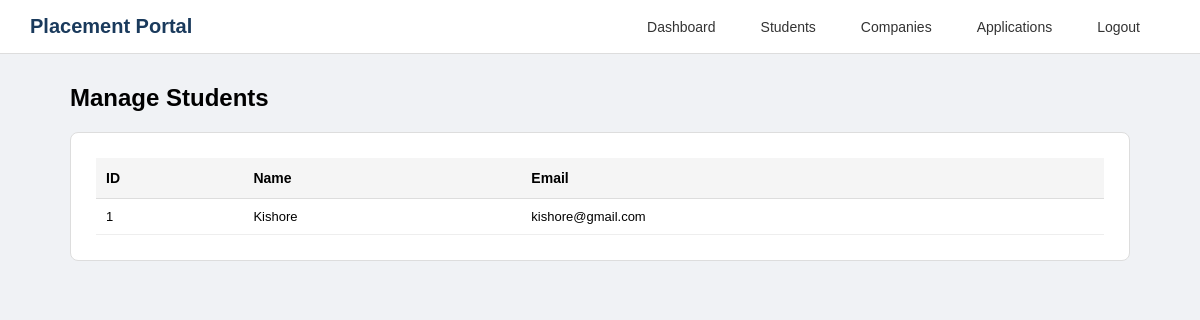
Page /admin_students (signed in) on the committed database.
### tables this page shows
CREATE TABLE students (
        id INTEGER PRIMARY KEY AUTOINCREMENT,
        name TEXT,
        email TEXT,
        password TEXT,
        phone TEXT,
        department TEXT,
        year TEXT,
        cgpa REAL,
        resume_filename TEXT
    );

### app.py (the view)
@app.route('/admin_students')
def admin_students():
    if session.get('role') != 'admin':
        return redirect('/login')
    conn = sqlite3.connect('database.db')
    cursor = conn.cursor()
    students = cursor.execute("SELECT * FROM students").fetchall()
    conn.close()
    return render_template('admin_students.html', students=students)

### templates/admin_students.html (shortened to what this page needs)
<!DOCTYPE html>
<html>
<head>
    <link rel="stylesheet" href="{{ url_for('static', filename='style.css') }}">
</head>
<body>
    <div class="navbar">
        <span class="logo">Placement Portal</span>
        <div class="nav-links">
            <a href="/admin_dashboard">Dashboard</a>
            <a href="/admin_students">Students</a>
            <a href="/admin_companies">Companies</a>
            <a href="/admin_applications">Applications</a>
            <a href="/logout">Logout</a>
        </div>
    </div>
    <div class="container">
        <h1 class="page-title">Manage Students</h1>
        <div class="card">
            <table class="admin-table">
                <thead>
                    <tr>
                        <th>ID</th>
                        <th>Name</th>
                        <th>Email</th>
                    </tr>
                </thead>
                <tbody>
                    {% for s in students %}
                    <tr>
                        <td>{{ s[0] }}</td>
                        <td>{{ s[1] }}</td>
                        <td>{{ s[2] }}</td>
                    </tr>
                    {% endfor %}
                </tbody>
            </table>
        </div>
    </div>
</body>
</html>

### static/style.css (style rules this page uses)
* { margin: 0; padding: 0; box-sizing: border-box; }
body { font-family: Arial, sans-serif; background: #f0f2f5; }
.navbar { background: white; padding: 15px 30px; display: flex; justify-content: space-between; align-items: center; border-bottom: 1px solid #ddd; }
.navbar a { margin-right: 30px; }
.logo { font-size: 20px; font-weight: bold; color: #1a3a5c; }
.container { max-width: 1100px; margin: 0 auto; padding: 30px 20px; }
.card { background: white; border-radius: 8px; border: 1px solid #ddd; padding: 25px; }
.card { position: relative; margin-top: 20px; }
.admin-table { width: 100%; border-collapse: collapse; }
.admin-table th { background: #f5f5f5; padding: 12px 10px; text-align: left; border-bottom: 1px solid #ddd; font-size: 14px; font-weight: bold; }
.admin-table td { padding: 10px; border-bottom: 1px solid #eee; font-size: 13px; }
.page-title { margin-bottom: 20px; font-size: 24px; }
.nav-links { display: flex; gap: 15px; }
.nav-links a { color: #333; text-decoration: none; font-size: 14px; }

### rows in the picture
students: id "1", name "Kishore", email "kishore@gmail.com"
